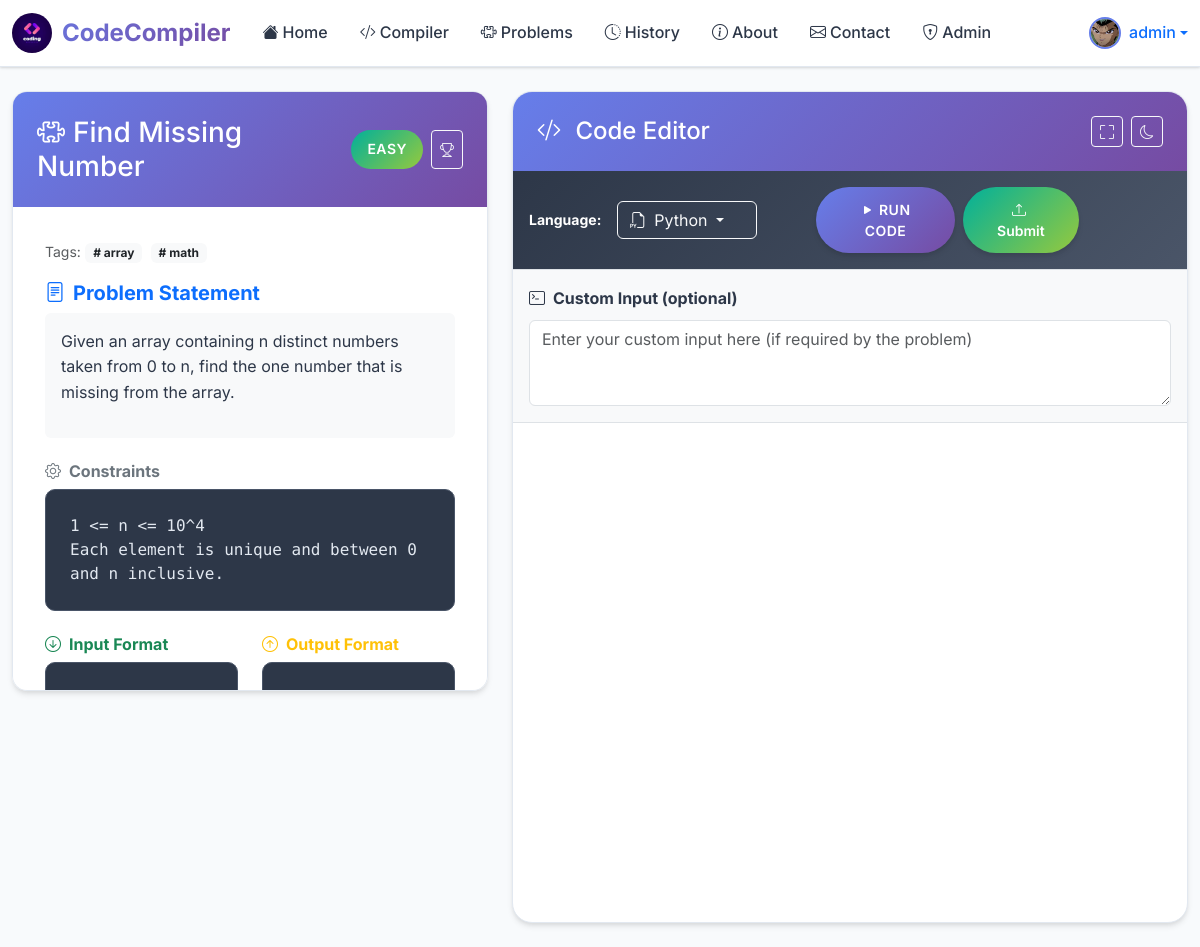
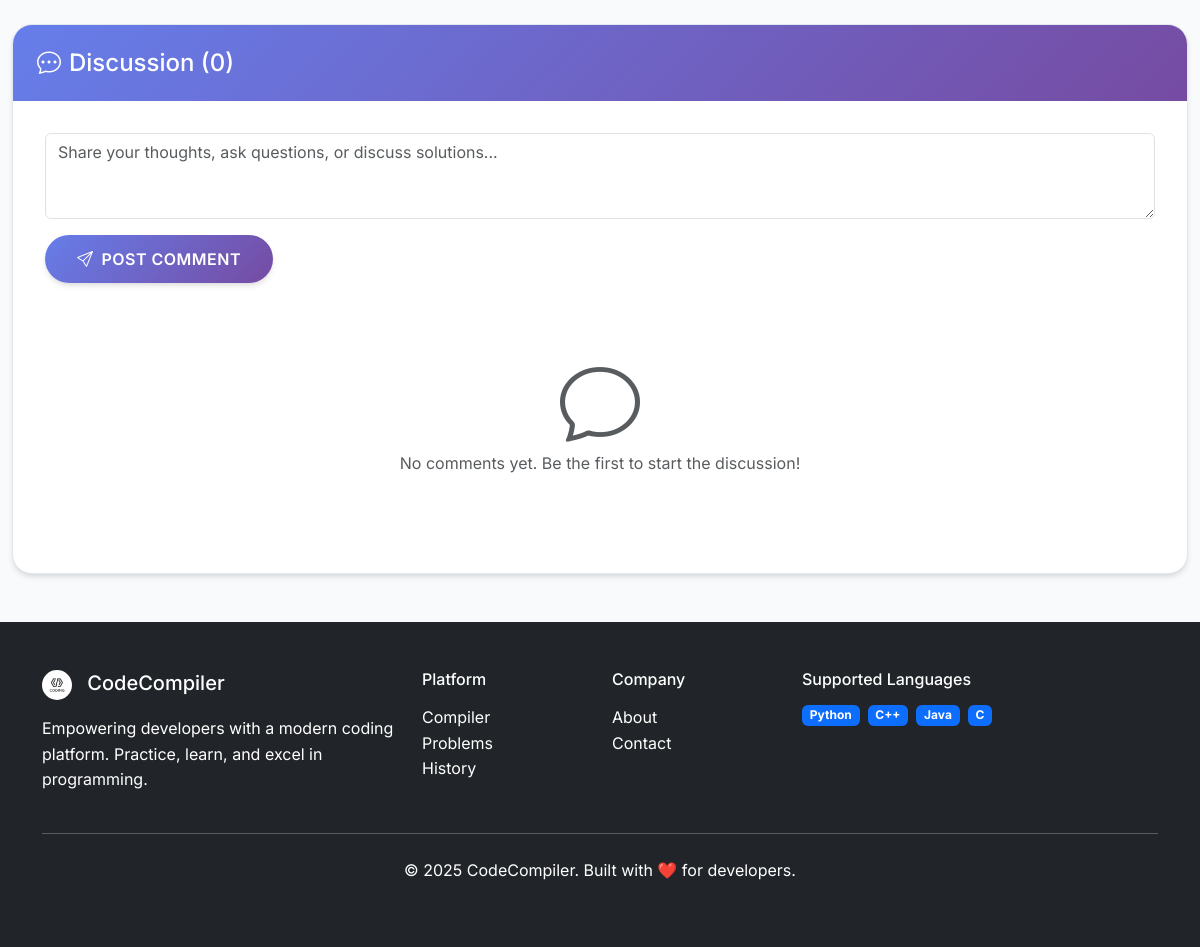
/compile/find-missing-number/ (signed in), run on the app's committed database (2 pictures, top to bottom).
### App/models.py (models this page shows, shortened)
class AppUser(AbstractUser):
    phone = models.CharField(max_length=15, unique=True)
    gender = models.CharField(max_length=20, blank=True)
    profile_pic = CloudinaryField(
        "image",
        null=True,
        blank=True,
        folder="profile_pics",
        transformation={
            "width": 400,
            "height": 400,
            "crop": "fill",
            "gravity": "face",
            "quality": "auto",
            "format": "auto",
        },
        help_text="Upload a profile picture (max 5MB, formats: JPG, PNG, GIF, WEBP)",
    )
    dob = models.DateField(null=True, blank=True)
    created_at = models.DateTimeField(auto_now_add=True)

class Problem(models.Model):
    DIFFICULTY_CHOICES = (
        ("Easy", "Easy"),
        ("Medium", "Medium"),
        ("Hard", "Hard"),
    )
    id = models.AutoField(primary_key=True)
    title = models.CharField(max_length=200, unique=True)
    slug = models.SlugField(unique=True)
    statement = models.TextField()
    constraints = models.TextField()
    input_format = models.TextField()
    output_format = models.TextField()
    difficulty = models.CharField(max_length=10, choices=DIFFICULTY_CHOICES)
    tags = models.CharField(max_length=255, blank=True)
    categories = models.ManyToManyField(Category, blank=True)
    function_signature = models.JSONField(
        default=dict
    )  # e.g. {"python": "def solve(a, b):", "java": "public int solve(int a, int b)"}

### App/views/code_views.py (the view, shortened to what this page needs)
def compile_code_monaco(request, slug=None):
    print("[INFO] compile_code_monaco view called")
    problem = get_object_or_404(Problem, slug=slug) if slug else None
    selected_language = request.POST.get("language", "python").lower()
    backend_language = language_map.get(selected_language, "python")
    default_templates = {
        "python": "# Write your Python code here\ndef solve():\n    # Your solution goes here\n    pass\n\nif __name__ == '__main__':\n    result = solve()\n    print(result)",
        "cpp": '#include <iostream>\n#include <vector>\n#include <string>\nusing namespace std;\n\nint main() {\n    // Your C++ code here\n    cout << "Hello, World!" << endl;\n    return 0;\n}',
        "java": 'public class Main {\n    public static void main(String[] args) {\n        // Your Java code here\n        System.out.println("Hello, World!");\n    }\n}',
        "c": '#include <stdio.h>\n#include <stdlib.h>\n#include <string.h>\n\nint main() {\n    // Your C code here\n    printf("Hello, World!\\n");\n    return 0;\n}',
    }
    starter_codes = {
        "python": '# Write your code here\nprint("Hello, World!")',
        "cpp": '# Write your code here\n#include <iostream>\nint main(){\n    std::cout << "Hello, World!" << std::endl;\n    return 0;\n}',
        "java": '# Write your code here\npublic class Main {\n    public static void main(String[] args){\n        System.out.println("Hello, World!");\n    }\n}',
        "c": '# Write your code here\n#include <stdio.h>\nint main(){\n    printf("Hello, World!\\n");\n    return 0;\n}',
    }
    starter_code = (
        get_starter_code(problem, backend_language)
        if problem
        else default_templates.get(
            backend_language, "# Write your code here\nprint('Hello World')"
        )
    )
    starter_codes = {}
    for lang_key, lang_name in language_map.items():
        if problem:
            starter_codes[lang_key] = get_starter_code(problem, lang_name)
        else:
            starter_codes[lang_key] = default_templates.get(lang_key, "")
    comments = get_comments_for_problem(slug) if problem else []
    return render(
        request,
        "compiler/index.html",
        {
            "code": starter_code,
            "problem": problem,
            "language": selected_language if request.method == "POST" else "python",
            "starter_codes": starter_codes,
            "comments": comments,
        },
    )

### templates/compiler/index.html (shortened to what this page needs)
{% extends "base.html" %}
{% load static %}
{% load custom_filters %}
{% block body %}
<div class="container-fluid mt-4">
  <div class="row">
    {% if problem %}
    <div class="col-lg-5 mb-4">
      <div class="problem-panel">
        <div class="modern-card-header">
          <div class="d-flex justify-content-between align-items-center">
            <h3 class="mb-0">
              <i class="bi bi-puzzle me-2"></i>{{ problem.title }}
            </h3>
            <div class="d-flex gap-2">
              <span class="difficulty-badge difficulty-{{ problem.difficulty|lower }}">
                {{ problem.difficulty }}
              </span>
              <button class="btn btn-outline-light btn-sm" data-bs-toggle="modal" data-bs-target="#leaderboardModal">
                <i class="bi bi-trophy"></i>
              </button>
            </div>
          </div>
        </div>
        <div class="modern-card-body">
          {% if problem.tags %}
          <div class="mb-3">
            <small class="text-muted">Tags:</small>
            {% for tag in problem.tags|split:"," %}
            <span class="badge bg-light text-dark me-1"># {{ tag|trim }}</span>
            {% endfor %}
          </div>
          {% endif %}
          <div class="mb-4">
            <h5 class="fw-bold text-primary">
              <i class="bi bi-file-text me-2"></i>Problem Statement
            </h5>
            <div class="bg-light p-3 rounded">
              {{ problem.statement|linebreaks }}
            </div>
          </div>
          {% if problem.constraints %}
          <div class="mb-4">
            <h6 class="fw-bold text-secondary">
              <i class="bi bi-gear me-2"></i>Constraints
            </h6>
            <div class="code-block">{{ problem.constraints }}</div>
          </div>
          {% endif %}
          <div class="row">
            {% if problem.input_format %}
            <div class="col-md-6 mb-3">
              <h6 class="fw-bold text-success">
                <i class="bi bi-arrow-down-circle me-2"></i>Input Format
              </h6>
              <div class="code-block">{{ problem.input_format }}</div>
            </div>
            {% endif %}
            {% if problem.output_format %}
            <div class="col-md-6 mb-3">
              <h6 class="fw-bold text-warning">
                <i class="bi bi-arrow-up-circle me-2"></i>Output Format
              </h6>
              <div class="code-block">{{ problem.output_format }}</div>
            </div>
            {% endif %}
          </div>
        </div>
      </div>
    </div>
    {% endif %}
    <div class="{% if problem %}col-lg-7{% else %}col-12{% endif %}">
      <div class="modern-card">
        <div class="modern-card-header">
          <div class="d-flex justify-content-between align-items-center">
            <h4 class="mb-0">
              <i class="bi bi-code-slash me-2"></i>
              {% if problem %}Code Editor{% else %}Monaco Code Compiler{% endif %}
            </h4>
            <div class="d-flex gap-2">
              <button class="btn btn-outline-light btn-sm" id="fullscreenBtn">
                <i class="bi bi-fullscreen"></i>
              </button>
              <button class="btn btn-outline-light btn-sm" id="themeToggle">
                <i class="bi bi-moon"></i>
              </button>
            </div>
          </div>
        </div>
        <form id="codeForm" method="POST" action="">
          <div class="editor-toolbar">
            <div class="row align-items-center">
              <div class="col-md-6">
                <div class="d-flex align-items-center gap-3">
                  <label class="text-white small fw-bold">Language:</label>
                </div>
              </div>
              <div class="col-md-6">
                <div class="d-flex gap-2 justify-content-md-end">
                  <button type="submit" name="action" value="run" class="btn btn-modern-primary btn-sm">
                    <i class="bi bi-play-fill me-1"></i>Run Code
                  </button>
                  {% if problem %}
                  <button type="submit" name="action" value="submit" class="btn btn-modern-success btn-sm">
                    <i class="bi bi-upload me-1"></i>Submit
                  </button>
                  {% endif %}
                </div>
              </div>
            </div>
          </div>
          <div class="p-3 bg-light border-top">
            <label for="input" class="form-label fw-bold">
              <i class="bi bi-terminal me-2"></i>Custom Input (optional)
            </label>
            <textarea name="input" rows="3" class="form-control" placeholder="Enter your custom input here (if required by the problem)">{{ input }}</textarea>
          </div>
          <div id="editor" style="height: 500px;" class="border-top"></div>
        </form>
      </div>
    </div>
  </div>
  {% if problem %}
  <div class="row mt-5">
    <div class="col-12">
      <div class="modern-card">
        <div class="modern-card-header">
          <h4 class="mb-0">
            <i class="bi bi-chat-dots me-2"></i>Discussion ({{ comments|length }})
          </h4>
        </div>
        <div class="modern-card-body">
          {% if user.is_authenticated %}
          <form method="POST" action="{% url 'submit-comment' problem.slug %}" class="mb-4">
            <div class="mb-3">
              <textarea name="comment" class="form-control" rows="3" placeholder="Share your thoughts, ask questions, or discuss solutions..." required></textarea>
            </div>
            <button type="submit" class="btn btn-modern-primary">
              <i class="bi bi-send me-2"></i>Post Comment
            </button>
          </form>
          {% endif %}
          <div class="comments-section">
            {% for comment in comments %}
            <div class="modern-card mb-3 animate-fade-in-up" style="animation-delay: {{ forloop.counter0|mul:0.1 }}s;">
              <div class="modern-card-body">
                <div class="d-flex align-items-start">
                  <div class="bg-primary rounded-circle d-flex align-items-center justify-content-center me-3" style="width: 40px; height: 40px;">
                    <span class="text-white fw-bold">{{ comment.username|first|upper }}</span>
                  </div>
                  <div class="flex-grow-1">
                    <div class="d-flex justify-content-between align-items-center mb-2">
                      <strong class="text-primary">{{ comment.username }}</strong>
                      <small class="text-muted">
                        <i class="bi bi-clock me-1"></i>{{ comment.timestamp }}
                      </small>
                    </div>
                    <p class="mb-0">{{ comment.comment|linebreaks }}</p>
                  </div>
                </div>
              </div>
            </div>
            {% empty %}
            <div class="text-center py-5">
              <i class="bi bi-chat display-1 text-muted mb-3"></i>
              <p class="text-muted">No comments yet. Be the first to start the discussion!</p>
            </div>
            {% endfor %}
          </div>
        </div>
      </div>
    </div>
  </div>
  {% endif %}
</div>
{% endblock %}

### templates/base.html (shortened to what this page needs)
<!DOCTYPE html>
<html lang="en">
  <head>
    <link href="https://cdn.jsdelivr.net/npm/bootstrap@5.3.3/dist/css/bootstrap.min.css" rel="stylesheet" />
    <link rel="stylesheet" href="https://cdn.jsdelivr.net/npm/bootstrap-icons@1.11.0/font/bootstrap-icons.css">
    {% load static %}
    <link rel="stylesheet" href="{% static 'css/modern-style.css' %}">
  </head>
  <body>
    {% load static %}
    <nav class="navbar navbar-expand-lg modern-navbar">
      <div class="container-fluid">
        <a class="navbar-brand d-flex align-items-center" href="/">
          <img
            src="{% static 'images/logo.jpeg' %}"
            alt="CodeCompiler"
            style="width: 40px; height: 40px; border-radius: 50%; margin-right: 10px"
          />
          <span>CodeCompiler</span>
        </a>
        <div class="collapse navbar-collapse" id="navbarSupportedContent">
          <ul class="navbar-nav me-auto mb-2 mb-lg-0">
            <li class="nav-item">
              <a class="nav-link" href="/">
                <i class="bi bi-house-fill me-1"></i>Home
              </a>
            </li>
            <li class="nav-item">
              <a class="nav-link" href="{% url 'compile' %}">
                <i class="bi bi-code-slash me-1"></i>Compiler
              </a>
            </li>
            <li class="nav-item">
              <a class="nav-link" href="{% url 'problems' %}">
                <i class="bi bi-puzzle me-1"></i>Problems
              </a>
            </li>
            <li class="nav-item">
              <a class="nav-link" href="{% url 'history' %}">
                <i class="bi bi-clock-history me-1"></i>History
              </a>
            </li>
            <li class="nav-item">
              <a class="nav-link" href="{% url 'about' %}">
                <i class="bi bi-info-circle me-1"></i>About
              </a>
            </li>
            <li class="nav-item">
              <a class="nav-link" href="{% url 'contact' %}">
                <i class="bi bi-envelope me-1"></i>Contact
              </a>
            </li>
            <li class="nav-item">
              <a class="nav-link text-warning" href="{% url 'admin-problem-insert' %}">
                <i class="bi bi-shield-lock me-1"></i>Admin
              </a>
            </li>
          </ul>
          <div class="d-flex align-items-center gap-3">
            {% if user.is_authenticated %}
            <div class="dropdown">
              <a href="#" class="d-flex align-items-center text-decoration-none dropdown-toggle" id="profileDropdown" data-bs-toggle="dropdown">
                {% if user.profile_pic %}
                <img
                  src="{{ user.profile_pic.url }}"
                  alt="Profile"
                  class="navbar-profile-avatar me-2"
                />
                {% else %}
                <img
                  src="{% static 'images/default-avatar.png' %}"
                  alt="Default Profile"
                  class="navbar-profile-avatar me-2"
                />
                {% endif %}
                <span class="fw-medium">{{ user.username }}</span>
              </a>
            </div>
            {% else %}
            <a href="{% url 'auth-page' %}" class="btn btn-outline-modern">
              <i class="bi bi-person-plus me-1"></i>Get Started
            </a>
            {% endif %}
          </div>
        </div>
      </div>
    </nav>
    <main>
      {% block body %}{% endblock body %}
    </main>
    <footer class="bg-dark text-light py-5 mt-5">
      <div class="container">
        <div class="row">
          <div class="col-md-4">
            <h5 class="mb-3">
              <img src="{% static 'images/logo2.png' %}" alt="Logo" style="width: 30px; height: 30px; border-radius: 50%; margin-right: 10px;">
              CodeCompiler
            </h5>
            <p class="text-muted">Empowering developers with a modern coding platform. Practice, learn, and excel in programming.</p>
          </div>
          <div class="col-md-2">
            <h6 class="mb-3">Platform</h6>
            <ul class="list-unstyled">
              <li><a href="{% url 'compile' %}" class="text-muted text-decoration-none">Compiler</a></li>
              <li><a href="{% url 'problems' %}" class="text-muted text-decoration-none">Problems</a></li>
              <li><a href="{% url 'history' %}" class="text-muted text-decoration-none">History</a></li>
            </ul>
          </div>
          <div class="col-md-2">
            <h6 class="mb-3">Company</h6>
            <ul class="list-unstyled">
              <li><a href="{% url 'about' %}" class="text-muted text-decoration-none">About</a></li>
              <li><a href="{% url 'contact' %}" class="text-muted text-decoration-none">Contact</a></li>
            </ul>
          </div>
          <div class="col-md-4">
            <h6 class="mb-3">Supported Languages</h6>
            <div class="d-flex flex-wrap gap-2">
              <span class="badge bg-primary">Python</span>
              <span class="badge bg-primary">C++</span>
              <span class="badge bg-primary">Java</span>
              <span class="badge bg-primary">C</span>
            </div>
          </div>
        </div>
        <hr class="my-4">
        <div class="text-center text-muted">
          <p>&copy; 2025 CodeCompiler. Built with ❤️ for developers.</p>
        </div>
      </div>
    </footer>
  </body>
</html>

### data on the page
AppUser: username "admin"
Problem: title "Find Missing Number", difficulty "EASY", statement "Given an array containing n distinct numbers taken from 0 to n, find the one number that is missing from the array.", constraints "1 <= n <= 10^4 Each element is unique and between 0 and n inclusive."

### other printed values
{{ tag|trim }} "array" "math"
{{ comments|length }} "0"
